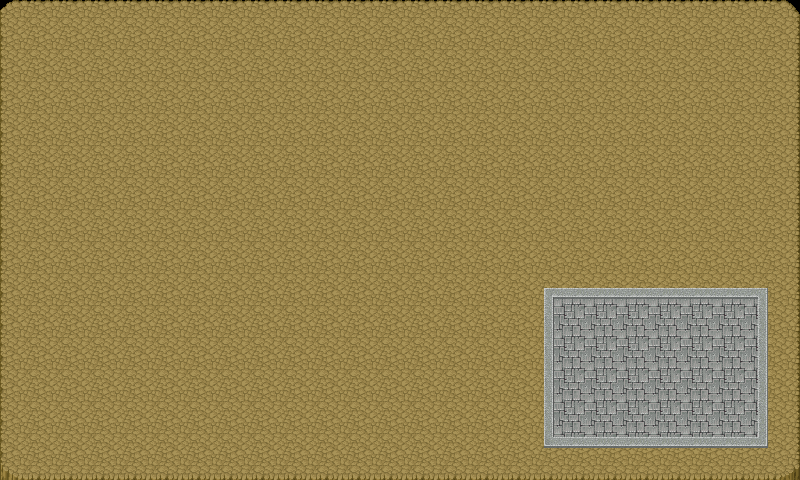

This is a level from a 2D game, rendered from its Tiled map with the project's own tilesets. A one-line summary and the map file follow, with tile-layer data summarised:
An orthogonal 25x15 tile map with 32x32 px tiles, 1 tile layer (suelo), 2 tilesets.

<map version="1.2" tiledversion="1.3.4" orientation="orthogonal" renderorder="right-down" width="25" height="15" tilewidth="32" tileheight="32" infinite="0" nextlayerid="2" nextobjectid="1">
 <tileset firstgid="1" source="Tileset1.tsx" />
 <tileset firstgid="1065" name="Tileset2" tilewidth="32" tileheight="32" tilecount="4096" columns="64">
  <image source="Tileset2.png" width="2048" height="2048" />
 </tileset>
 <layer id="1" name="suelo" width="25" height="15">
  <data>[375 cells, 375 non-empty, 18 distinct tile ids]</data>
 </layer>
</map>
